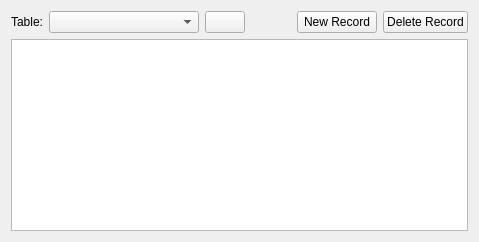
      <widget class="QWidget" name="tab_1">
       <attribute name="title">
        <string>Browse</string>
       </attribute>
       <layout class="QGridLayout" name="gridLayout_8">
        <item row="0" column="0">
         <layout class="QGridLayout" name="gridLayout_2">
          <item row="0" column="0">
           <widget class="QLabel" name="label_4">
            <property name="text">
             <string>Table:</string>
            </property>
           </widget>
          </item>
          <item row="0" column="1">
           <widget class="QComboBox" name="comboBox_2">
            <property name="sizePolicy">
             <sizepolicy hsizetype="Expanding" vsizetype="Fixed">
              <horstretch>0</horstretch>
              <verstretch>0</verstretch>
             </sizepolicy>
            </property>
            <property name="minimumSize">
             <size>
              <width>150</width>
              <height>0</height>
             </size>
            </property>
           </widget>
          </item>
         </layout>
        </item>
        <item row="0" column="3">
         <widget class="QPushButton" name="newRecordButton_2">
          <property name="text">
           <string>New Record</string>
          </property>
          <property name="icon">
           <iconset>
            <normaloff>Lib/pyqt_sqlite/ui/icons/sc_newrecord.png</normaloff>Lib/pyqt_sqlite/ui/icons/sc_newrecord.png</iconset>
          </property>
         </widget>
        </item>
        <item row="0" column="4">
         <widget class="QPushButton" name="deleteRecordButton_2">
          <property name="text">
           <string>Delete Record</string>
          </property>
          <property name="icon">
           <iconset>
            <normaloff>Lib/pyqt_sqlite/ui/icons/sc_deleterecord.png</normaloff>Lib/pyqt_sqlite/ui/icons/sc_deleterecord.png</iconset>
          </property>
         </widget>
        </item>
        <item row="0" column="2">
         <spacer name="horizontalSpacer_6">
          <property name="orientation">
           <enum>Qt::Horizontal</enum>
          </property>
          <property name="sizeHint" stdset="0">
           <size>
            <width>40</width>
            <height>20</height>
           </size>
          </property>
         </spacer>
        </item>
        <item row="0" column="1">
         <widget class="QPushButton" name="reloadTableButton_2">
          <property name="text">
           <string/>
          </property>
          <property name="icon">
           <iconset>
            <normaloff>Lib/pyqt_sqlite/ui/icons/sc_refresh.png</normaloff>Lib/pyqt_sqlite/ui/icons/sc_refresh.png</iconset>
          </property>
         </widget>
        </item>
        <item row="1" column="0" colspan="5">
         <widget class="QTableView" name="tableView_2"/>
        </item>
       </layout>
      </widget>
